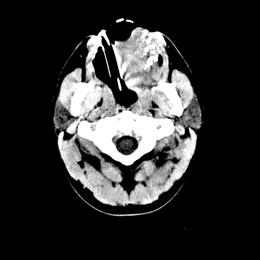
%> input picture 0001.png, 260 x 260 px, shrunk from 512 x 512 before the run
$ octave --eval "Canny_detector('0001.png');"   (GNU Octave 9; MATLAB toolbox functions it lacks are replaced by stand-ins)
%> lines starting %> are read from the running program, lines starting %| are printed output that depends on the picture; in (x1, y1, x2, y2) boxes, pixels count from 0 and x2, y2 are one past the last pixel; in counts of white or black regions, pixels touching at a corner belong together; the program's own positions count from 1
%> in Canny_detector, input_image is the input picture: size 260x260 uint8; min 0, max 255, mean 47.9
### DoGaussianBlur.m
function [gauss_blur_image] = DoGaussianBlur(input_image)
    % Do Gaussian blur
    sigma = min(size(input_image))*0.005;
%> sigma = 1.3
    gauss_blur_image = imgaussfilt(input_image, sigma);
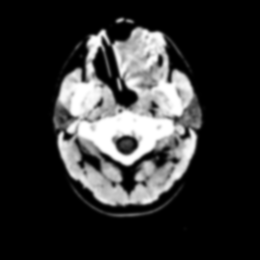
%> gauss_blur_image: size 260x260 uint8; min 0, max 255, mean 47.9; mean of the top-left, top-right, bottom-left and bottom-right quarters 54.2, 59.7, 40.7, 37
end

### GetMagnitudeAndAngle.m
function [magnitude, angle] = GetMagnitudeAndAngle (image)
    % Prewitt cross
    kx = [-1 0 +1; -1 0 +1; -1 0 +1];
    ky = [-1 -1 -1; 0 0 0; +1 +1 +1];
    % Horizontal gradient
    gradient_x = conv2(image, kx, 'same');
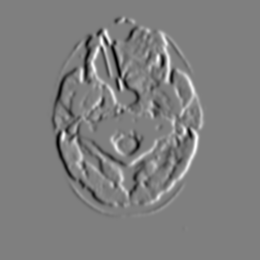
%> gradient_x: size 260x260 double; min -397, max 399, mean 0; drawn with min black and max white
    % Vertical gradient
    gradient_y = conv2(image, ky, 'same');
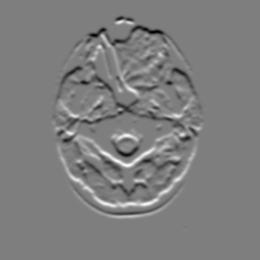
%> gradient_y: size 260x260 double; min -401, max 406, mean 0; drawn with min black and max white
    % Gradient vector magnitude
    magnitude = sqrt(gradient_x.^2 + gradient_y.^2);
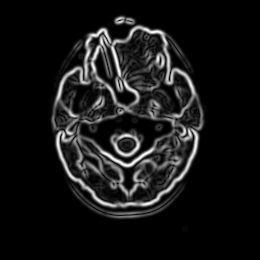
%> magnitude: size 260x260 double; min 0, max 409.2, mean 35.7; drawn with min black and max white
    % Gradient vector angle
    angle = atan2d(gradient_y, gradient_x);
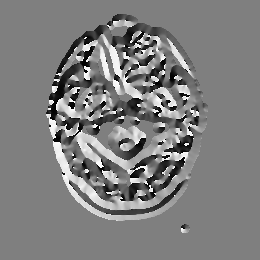
%> angle: size 260x260 double; min -179.8, max 180, mean 0; drawn with min black and max white
end

### NonMaximaSuppression.m
function Image_magnitude_final = NonMaximaSuppression(Image_magnitude, Image_angle)
[hight, widht] = size(Image_magnitude);
%> hight = 260; widht = 260

Image_magnitude_final = Image_magnitude;

for y = 2:hight-1
  for x = 2:widht-1
    angle = Image_angle(y, x);
    % Horizontal edge
    if (-22.5 <= angle && angle < 22.5) || (157.5 <= angle || angle < -157.5)
        if Image_magnitude_final(y, x) < Image_magnitude (y, x-1) || Image_magnitude_final(y, x) < Image_magnitude (y, x+1)
            Image_magnitude_final(y, x) = 0;
        end
    end
    % Vertical edge
    if (67.5 <= angle && angle < 112.5) || (-112.5 <= angle && angle < -67.5)
        if Image_magnitude_final(y, x) < Image_magnitude (y, x-1) || Image_magnitude_final(y, x) < Image_magnitude (y+1, x)
            Image_magnitude_final(y, x) = 0;
        end
    end
    % + 45deg edge
    if (22.5 <= angle && angle < 67.5) || (-157.5 <= angle && angle < -112.5)
        if Image_magnitude_final(y, x) < Image_magnitude (y-1, x-1) || Image_magnitude_final(y, x) < Image_magnitude (y+1, x+1)
            Image_magnitude_final(y, x) = 0;
        end
    end
    % -45deg edge
    if (112.5 <= angle && angle < 157.5) || (-67.5 <= angle && angle < -22.5)
        if Image_magnitude_final(y, x) < Image_magnitude (y+1, x-1) || Image_magnitude_final(y, x) < Image_magnitude (y-1, x+1)
            Image_magnitude_final(y, x) = 0;
        end
    end
  end
end
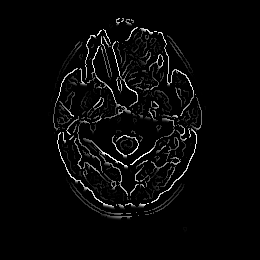
%> Image_magnitude_final: size 260x260 double; min 0, max 409.2, mean 12.3; drawn with min black and max white

### HysteresisThresholding.m
function [final_image] = HysteresisThresholding(image)
    % Get size
    [hight, widht] = size(image);
    % Make output image
    final_image = zeros([hight, widht]);

    % Define thresholds
    threshold_high = max(max(image))*0.5;
%> threshold_high = 204.6
    threshold_low = threshold_high*0.5;
%> threshold_low = 102.3

    % Define temp storage
    temp_final_image = 0;
    temp = 0;

    % Start infinite loop
    while (1)
        % If new image is the same as the last increment counter
        if final_image == temp_final_image
            temp = temp +1;
        end
        % If conter goes over 100 break, aka 100 pictures with no change
        if temp > 100
            break
        end
        % update temp image
        temp_final_image = final_image;
        % loop over image pixels
        for y = 2:hight-1
            for x = 2:widht-1
                % if a pixel is over the threshold add it to final image
                if image(y,x) > threshold_high
                    % also add surrounding ones
                    sub_matrix = image(y-1:y+1,x-1:x+1);
                    selected = (sub_matrix > threshold_low);
                    final_image(y-1:y+1,x-1:x+1) = selected;
                end
            end
        end
    end
%> this loop made 102 passes
%> pass 2, in HysteresisThresholding, `temp_final_image = final_image;`:
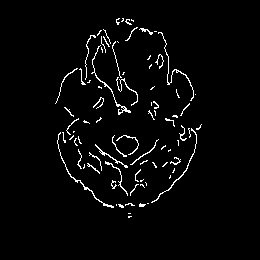
%> temp_final_image: size 260x260 double; values 0 (black) and 1 (white), 3% white in thin lines or dots, all inside (x1, y1, x2, y2) = (55, 18, 202, 218)
%> after the loop, selected = [false false false; true true false; false false false]; sub_matrix = [0 0 0; 212 212.3 0; 0 0 0]; temp = 101
end

### Canny_detector.m
function Canny_detector(image_name)
    input_image = imread(image_name);

    % Do Gaussian blur
    gauss_blur_image = DoGaussianBlur(input_image);

    % Calculate magnitude and angle of the gradient vector
    [magnitude, angle] = GetMagnitudeAndAngle(gauss_blur_image);

    % Non-maximum suppression
    nonmax_image = NonMaximaSuppression(magnitude, angle);

    % Hysteresis thresholding
    hysteresis_image = HysteresisThresholding(nonmax_image);

    final_image = hysteresis_image;

    % Show images
    figure
    imshow(input_image,[])
    title('Original image')
    figure
    imshow(nonmax_image,[])
    title('Image after Non Maxima Suppression')
    figure
    imshow(final_image,[])
    title('Final image')

    % Save final image
    name = erase(image_name,'.png');
    imwrite(imbinarize(final_image),append(name,'_binarized.png'));
end
